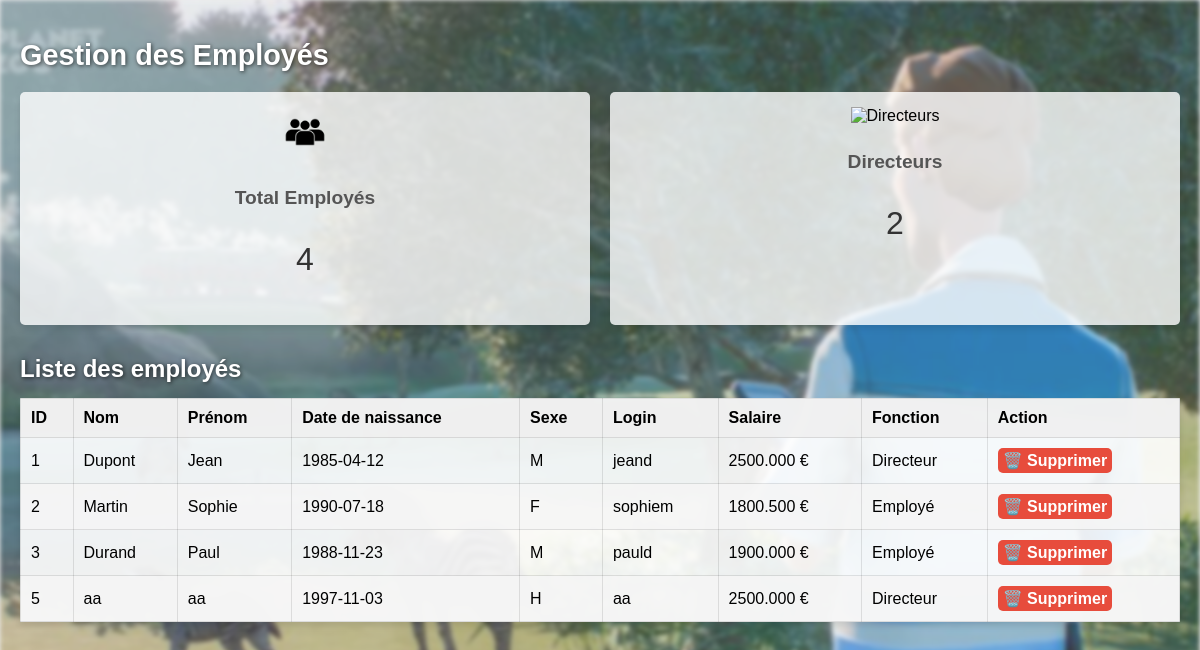
/Mission11/gestion_employes_dashboard.php, run on the app's committed database.
### tables this page shows
CREATE TABLE IF NOT EXISTS `personnels` (
  `id` int(11) NOT NULL AUTO_INCREMENT,
  `nom` varchar(50) NOT NULL,
  `prenom` varchar(50) NOT NULL,
  `date_de_naissance` date NOT NULL,
  `sexe` varchar(50) NOT NULL,
  `login` varchar(50) NOT NULL,
  `password` varchar(50) NOT NULL,
  `salaire` decimal(15,3) NOT NULL,
  `fonction` varchar(50) NOT NULL,
  PRIMARY KEY (`id`),
  KEY `sexe` (`sexe`)
);

### Mission11/gestion_employes_dashboard.php (the view, shortened to what this page needs)
<?php
@include("connexion.php");
$requete_total = "SELECT COUNT(*) AS total FROM personnels";
$resultat_total = mysqli_query($conn, $requete_total);
$nb_employes = mysqli_fetch_assoc($resultat_total)['total'];
$requete_directeurs = "SELECT COUNT(*) AS total FROM personnels WHERE fonction = 'Directeur'";
$resultat_directeurs = mysqli_query($conn, $requete_directeurs);
$nb_directeurs = mysqli_fetch_assoc($resultat_directeurs)['total'];
?>
<!DOCTYPE html>
<html lang="fr">
<head>
    <link rel="stylesheet" href="gestion_employes.css">
</head>
<body>
    <div class="main-content">
        <header>
            <h1>Gestion des Employés</h1>
        </header>
        <div class="stats">
            <div class="stat-box">
                <img src="../Images/Images_mission11/Personnes_logo.png" alt="Employés">
                <h2>Total Employés</h2>
                <p><?php echo $nb_employes; ?></p>
            </div>
            <div class="stat-box">
                <img src="../Images/Images_mission11/Directeur_logo.png" alt="Directeurs">
                <h2>Directeurs</h2>
                <p><?php echo $nb_directeurs; ?></p>
            </div>
        </div>
        <div class="employee-list">
            <h2>Liste des employés</h2>
            <?php
            $requete = "SELECT id, nom, prenom, date_de_naissance, sexe, login, salaire, fonction FROM personnels";
            $resultat = mysqli_query($conn, $requete);
            ?>
            <table>
                <thead>
                    <tr>
                        <th>ID</th>
                        <th>Nom</th>
                        <th>Prénom</th>
                        <th>Date de naissance</th>
                        <th>Sexe</th>
                        <th>Login</th>
                        <th>Salaire</th>
                        <th>Fonction</th>
                        <th>Action</th>
                    </tr>
                </thead>
                <tbody>
                    <?php
                    while ($enreg = mysqli_fetch_array($resultat)) {
                    ?>
                        <tr>
                            <td><?php echo $enreg["id"]; ?></td>
                            <td><?php echo $enreg["nom"]; ?></td>
                            <td><?php echo $enreg["prenom"]; ?></td>
                            <td><?php echo $enreg["date_de_naissance"]; ?></td>
                            <td><?php echo $enreg["sexe"]; ?></td>
                            <td><?php echo $enreg["login"]; ?></td>
                            <td><?php echo $enreg["salaire"]; ?> €</td>
                            <td><?php echo $enreg["fonction"]; ?></td>
                            <td>
                                <a href="supprimer_employes.php?id=<?php echo $enreg['id']; ?>" class="delete-btn" onclick="return confirm('Voulez-vous vraiment supprimer cet employé ?');">🗑️ Supprimer</a>
                            </td>
                        </tr>
                    <?php
                    }
                    ?>
                </tbody>
            </table>
        </div>
    </div>
</body>
</html>

### Mission11/gestion_employes.css (style rules this page uses)
body { margin: 0; padding: 0; font-family: Arial, sans-serif; display: flex; height: 100vh; background-color: #f0f0f0; }
.main-content { position: relative; width: 100%; padding: 20px; overflow-x: hidden; z-index: 1; }
.main-content::before { content: ''; position: absolute; top: 0; left: 0; width: 100%; height: 100%; background: url('../Images/Images_mission11/Employé.jpg') no-repeat center center fixed; background-size: cover; filter: blur(2px); z-index: -1; opacity: 0.8; }
header { margin-bottom: 20px; }
header h1 { font-size: 1.8rem; color: white; text-shadow: 1px 1px 4px rgba(0, 0, 0, 0.7); }
.stats { display: flex; flex-wrap: wrap; gap: 20px; margin-bottom: 30px; width: 100%; }
.stat-box { flex: 1; background-color: rgba(255, 255, 255, 0.8); text-align: center; padding: 15px; border-radius: 5px; box-shadow: 0 4px 6px rgba(0, 0, 0, 0.1); }
.stat-box img { width: 50px; height: 50px; margin-bottom: 10px; }
.stat-box h2 { font-size: 1.2rem; margin-bottom: 5px; color: #555; }
.stat-box p { font-size: 2rem; color: #333; }
.employee-list { margin-top: 20px; }
.employee-list h2 { font-size: 1.5rem; margin-bottom: 15px; color: white; text-shadow: 1px 1px 4px rgba(0, 0, 0, 0.7); }
.employee-list table { width: 100%; border-collapse: collapse; background-color: rgba(255, 255, 255, 0.9); box-shadow: 0 4px 6px rgba(0, 0, 0, 0.1); }
.employee-list table th, .employee-list table td { padding: 10px; text-align: left; border: 1px solid rgba(0, 0, 0, 0.1); }
.employee-list table th { background-color: rgba(240, 240, 240, 0.9); font-weight: bold; }
.employee-list table tbody tr:nth-child(even) { background-color: rgba(245, 245, 245, 0.9); }
.delete-btn { display: inline-block; background-color: #e74c3c; color: white; padding: 3px 5px; border-radius: 5px; text-decoration: none; font-weight: bold; transition: background 0.3s, transform 0.2s; }

### data on the page
personnels: id "1", nom "Dupont", prenom "Jean", date_de_naissance "1985-04-12", sexe "M", login "jeand", salaire "2500.000", fonction "Directeur"
personnels: id "2", nom "Martin", prenom "Sophie", date_de_naissance "1990-07-18", sexe "F", login "sophiem", salaire "1800.500", fonction "Employé"
personnels: id "3", nom "Durand", prenom "Paul", date_de_naissance "1988-11-23", sexe "M", login "pauld", salaire "1900.000", fonction "Employé"
personnels: id "5", nom "aa", prenom "aa", date_de_naissance "1997-11-03", sexe "H", login "aa", salaire "2500.000", fonction "Directeur"

### other printed values
$nb_employes "4"
$nb_directeurs "2"
